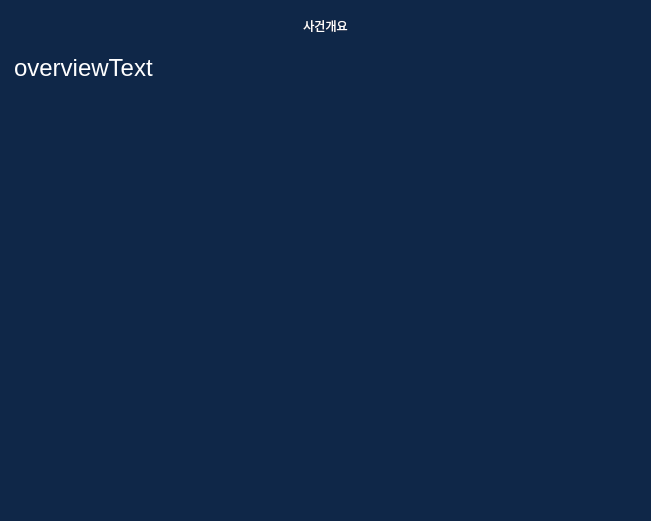
<?xml version="1.0" encoding="UTF-8"?>
<ui version="4.0">
 <class>overviewWindow</class>
 <widget class="QDialog" name="overviewWindow">
  <property name="geometry">
   <rect>
    <x>0</x>
    <y>0</y>
    <width>651</width>
    <height>521</height>
   </rect>
  </property>
  <property name="windowTitle">
   <string>Dialog</string>
  </property>
  <property name="styleSheet">
   <string notr="true">QDialog{
	background-color: rgb(15, 39, 72);
}</string>
  </property>
  <widget class="QLabel" name="overviewTitleLabel">
   <property name="geometry">
    <rect>
     <x>10</x>
     <y>10</y>
     <width>631</width>
     <height>31</height>
    </rect>
   </property>
   <property name="styleSheet">
    <string notr="true">QLabel{
	color: rgb(255, 255, 255);
	font: 20pt &quot;나눔고딕 ExtraBold&quot;;
}</string>
   </property>
   <property name="text">
    <string>사건개요</string>
   </property>
   <property name="alignment">
    <set>Qt::AlignCenter</set>
   </property>
  </widget>
  <widget class="QTextBrowser" name="overviewText">
   <property name="enabled">
    <bool>true</bool>
   </property>
   <property name="geometry">
    <rect>
     <x>10</x>
     <y>50</y>
     <width>631</width>
     <height>461</height>
    </rect>
   </property>
   <property name="styleSheet">
    <string notr="true">QTextBrowser {
    border: none;
	background-color: rgba(0, 0, 0, 0);
	color: rgb(255, 255, 255);
	font: 18pt &quot;나눔고딕&quot;;
}</string>
   </property>
   <property name="verticalScrollBarPolicy">
    <enum>Qt::ScrollBarAsNeeded</enum>
   </property>
   <property name="horizontalScrollBarPolicy">
    <enum>Qt::ScrollBarAlwaysOff</enum>
   </property>
   <property name="markdown">
    <string>overviewText

</string>
   </property>
   <property name="html">
    <string>&lt;!DOCTYPE HTML PUBLIC &quot;-//W3C//DTD HTML 4.0//EN&quot; &quot;http://www.w3.org/TR/REC-html40/strict.dtd&quot;&gt;
&lt;html&gt;&lt;head&gt;&lt;meta name=&quot;qrichtext&quot; content=&quot;1&quot; /&gt;&lt;style type=&quot;text/css&quot;&gt;
p, li { white-space: pre-wrap; }
&lt;/style&gt;&lt;/head&gt;&lt;body style=&quot; font-family:'나눔고딕'; font-size:18pt; font-weight:400; font-style:normal;&quot;&gt;
&lt;p style=&quot; margin-top:13px; margin-bottom:13px; margin-left:0px; margin-right:0px; -qt-block-indent:0; text-indent:0px;&quot;&gt;overviewText&lt;/p&gt;&lt;/body&gt;&lt;/html&gt;</string>
   </property>
   <property name="overwriteMode">
    <bool>false</bool>
   </property>
   <property name="textInteractionFlags">
    <set>Qt::NoTextInteraction</set>
   </property>
   <property name="placeholderText">
    <string/>
   </property>
  </widget>
 </widget>
 <resources>
  <include location="assets/resource.qrc"/>
 </resources>
 <connections/>
</ui>
